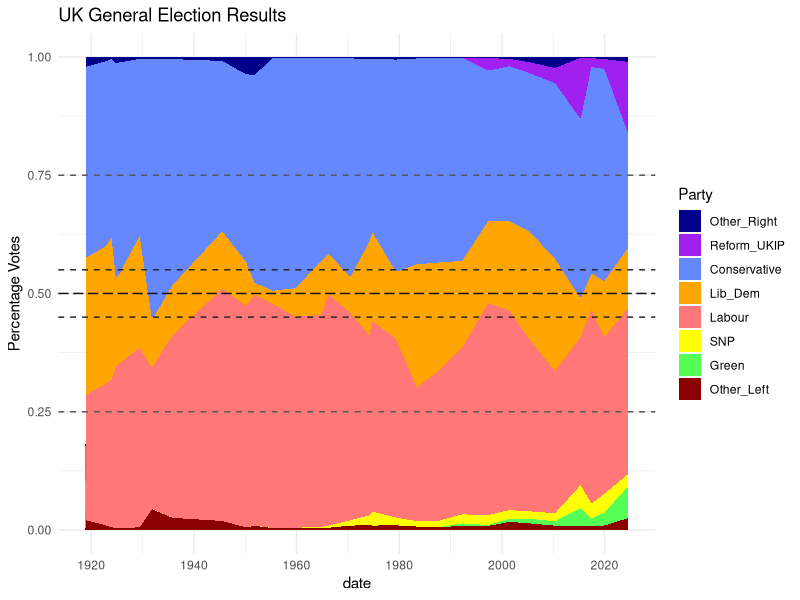

Source code (R):

GE_results = read.csv("GE_results.csv")

GE_results$date = as.Date(GE_results$date)
party_cols = names(GE_results)[3:ncol(GE_results)]

print(party_cols)
#[1] "Other_Right"  "Reform_UKIP"  "Conservative" "Lib_Dem"      "Labour"       "SNP"          "Green"        "Other_Left"


library(ggplot2)
ggplot_data = reshape2::melt(GE_results, id.vars = "date", measure.vars = party_cols,
                              variable.name = "Party", value.name = "Percentage")


names(ggplot_data)

ggplot_data$Party = factor(ggplot_data$Party, levels = party_cols)

party_cols_named <- setNames(
  c("darkblue", "purple", "#6688ff", "orange", "#ff7777", "yellow", "#55ff55", "darkred"),
  party_cols
)

ggplot(ggplot_data, aes(x = date, y = Percentage, fill = Party)) +
    geom_area() +
    labs(title = "UK General Election Results", x = "date", y
 = "Percentage Votes") +
    scale_fill_manual(values = party_cols_named) +
    # add horizontal line at 0.5
    geom_hline(yintercept = 0.5, linetype = 5, color = "#111111") +
    geom_hline(yintercept = 0.45, linetype = 2, color = "#222222") +
    geom_hline(yintercept = 0.55, linetype = 2, color = "#222222") +
    geom_hline(yintercept = 0.25, linetype = 2, color = "#555555") +
    geom_hline(yintercept = 0.75, linetype = 2, color = "#555555") +
    
    theme_minimal()
